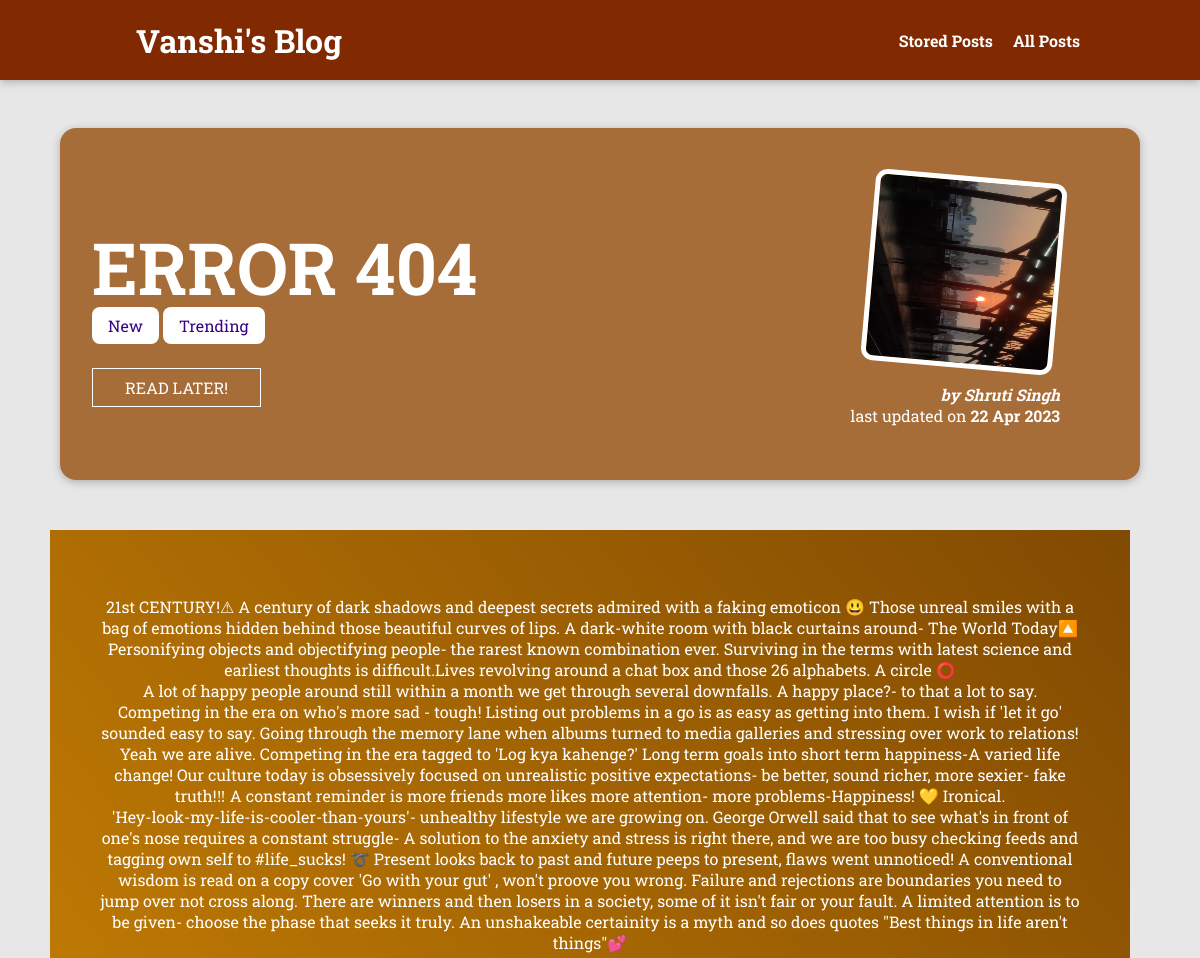
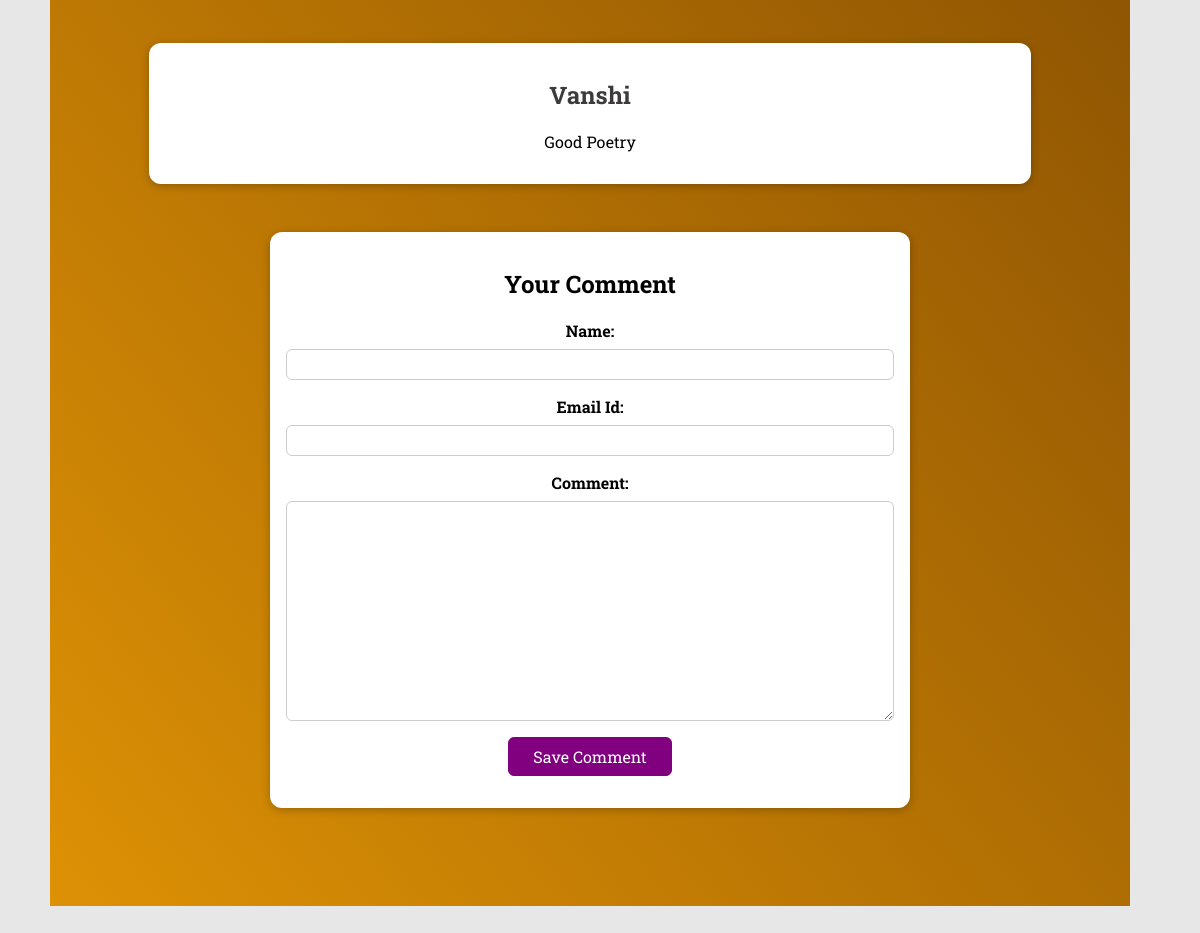
/posts/error_404, run on the app's committed database (2 pictures, top to bottom).
### appBlog/models.py (models this page shows, shortened)
class Post(models.Model):
    title = models.CharField(max_length=150)
    excerpt = models.CharField(max_length=250)
    image = models.ImageField(upload_to="posts", null=True)
    date = models.DateField(auto_now=True)
    slug = models.SlugField(unique=True,db_index=True)
    content = models.TextField(validators=[MinLengthValidator(10)])
    author = models.ForeignKey(Author, on_delete=models.SET_NULL, null=True, related_name="posts")
    tags = models.ManyToManyField(Tag)

class Tag(models.Model):
    caption = models.CharField(max_length=50)

class Author(models.Model):
    first_name = models.CharField(max_length=100)
    last_name = models.CharField(max_length=100)
    email_address = models.EmailField()
    def __str__(self):
        return f"{self.first_name} {self.last_name}"

class Comment(models.Model):
    user_name = models.CharField(max_length=100)
    user_email = models.EmailField()
    text = models.TextField(max_length=500)
    post = models.ForeignKey(Post, on_delete=models.CASCADE, related_name="comments" )

### appBlog/views.py (the view, shortened to what this page needs)
# urls.py: path("posts/<slug>", views.SinglePostView.as_view(), name="post-detail-page"), #posts/my-first-post
class SinglePostView(View):
    def is_stored_post(self,request, post_id):
        stored_posts = request.session.get("stored_posts")
        if stored_posts is not None:
            is_saved_for_later = post_id in stored_posts
        else:
            is_saved_for_later = False
        return is_saved_for_later
    def get(self,request, slug):
        post = Post.objects.get(slug=slug)
        context = {
            "post": post,
            "all_tags":post.tags.all(),
            "comment_form":CommentForm(),
            "comments": post.comments.all().order_by("-id"),
            "saved_for_later": self.is_stored_post(request,post.id)
        }
        return render(request, "appBlog/post-detail.html", context)

### appBlog/forms.py
class CommentForm(forms.ModelForm):
    class Meta:
        model = Comment
        exclude = ["post"]
        labels = {
            "user_name": "Name",
            "user_email": "Email Id",
            "text" : "Comment"
        }

### appBlog/templates/appBlog/post-detail.html (shortened to what this page needs)
{% extends "base.html" %}
{% load static %}
{% block stylecss %}
<link rel="stylesheet" href="{% static "appBlog/post-detail.css" %}">
{% endblock  %}
{% block content %}
    <section id="summary">
        <h2>{{post.title}}</h2>
        <div>
            {% for tag in all_tags%}
            <span class="tag">{{tag.caption}}</span>
            {% endfor %}
        </div>
        <div id="read-later">
            <form action="{% url "read-later" %}" method="POST">
          <button>
            {% if saved_for_later %}
                removed from read later!!
            {% else %}
                READ LATER!
            {% endif %}
          </button>
            </form>
        </div>
        <article>
        <div><img src={{ post.image.url }} , alt="{{post.title}}">
        <address>by <a href="mailto:{{ post.author.email_address }}">{{post.author}}</a></address>
        <div >
            last updated on <time>{{post.date|date:"d M Y"}}</time>
        </div></div>
        </article>
    </section>
    <main class="content">
       {{post.content|linebreaks}}
       <section id="comments">
            <ul>
                {% for comment in comments  %}
                <li>
                    <h2>{{comment.user_name}}</h2>
                    <p>{{comment.text}}</p>
                </li>
                {% endfor %}
            </ul>
       </section>
       <section id="comment-form">
       <div>
        <h2>Your Comment</h2>
        <form action="{% url "post-detail-page" post.slug %}" method="POST">
            {% for form_field in comment_form %}
            <div class= "form-control" {% if form_field.errors %}invalid{% endif %}>
                {{ form_field.label_tag }}
                {{ form_field }}
            </div>
            {% endfor %}
            <button>Save Comment</button>
        </form>
       </div>
    </section>
    </main>
{% endblock %}

### templates/base.html (shortened to what this page needs)
{% load static %}
    <head>
        {% block stylecss %}{% endblock  %}
        <link rel="stylesheet" href="{% static "app.css" %}">
    </head>
    <body>
        <header id="main-navigation">
            <h1><a href="{% url "starting page" %}">Vanshi's Blog<a></h1>
            <nav>
                <a href="{% url "read-later" %}">Stored Posts</a>
                <a href="{% url "posts-page" %}">All Posts</a>
            </nav>
        </header>
        {% block content %}{% endblock  %}
    </body>
</html>

### appBlog/static/appBlog/post-detail.css (style rules this page uses)
body { background-color: #e7e7e7; }
#main-navigation { background-color: #812a02; box-shadow: 0 2px 8px rgba(0, 0, 0, 0.25); }
#summary { margin: 8rem auto 3rem auto; padding: 2rem; width: 90%; max-width: 90rem; border-radius: 16px; background-color: rgba(152, 83, 19, 0.817); position: relative; box-shadow: 0 2px 8px rgba(0, 0, 0, 0.25); height: 22rem; }
#summary h2 { color: white; font-size: 4.5rem; margin-bottom: 0.25; }
#summary article { position: absolute; top: 2rem; right: 3rem; padding: 1rem 2rem; border-radius: 12px; text-align: right; color: white; }
#summary article img { width: 12rem; height: 12rem; border-radius: 12px; transform: rotateZ(5deg); border: 5px solid white; margin-bottom: 1rem; }
#summary address { font-weight: bold; }
#summary a { text-decoration: none; color: white; }
#summary time { font-weight: bold; }
.tag { background-color: white; color: #390281; padding: 0.5rem 1rem; border-radius: 8px; }
.content { text-align: center; background: linear-gradient(to right top, #dd9105, #814a02); width: 90%; padding: 50px; margin: 50px; color: white; }
#comment-form { margin: 3rem auto; width: 90%; max-width: 40rem; border-radius: 12px; background-color: white; box-shadow: 0 2px 8px rgba(0, 0, 0, 0.25); padding: 1rem; color: black; }
#comment-form button { font: inherit; background-color: purple; color: white; border: 1px solid purple; padding: 0.5rem 1.5rem; border-radius: 6px; }
.form-control { margin-bottom: 1rem; }
.form-control label { font-weight: bold; margin-bottom: 0.5rem; display: block; }
.form-control input, .form-control textarea { display: block; width: 100%; font: inherit; padding: 0.25rem; border-radius: 6px; border: 1px solid #ccc; }
#comments { margin: 3rem auto; width: 90%; max-width: 60rem; border-radius: 12px; background-color: white; box-shadow: 0 2px 8px rgba(0, 0, 0, 0.25); padding: 1rem 2rem; color: black; }
#comments ul { list-style: none; margin: 0; padding: 0; }
#comments li { margin-bottom: 1rem; border-bottom: 2px solid #ccc; }
#comments li:last-of-type { border-bottom: none; }
#comments h2 { color: #3d3a3a; }
#read-later { margin: 2rem 0; }
#read-later button { background-color: transparent; border: 1px solid white; padding: 0.5rem 2rem; font: inherit; color: white; cursor: pointer; }

### static/app.css (style rules this page uses)
* { box-sizing: border-box; }
body { margin: 0; }
h1, h2, h3 { font-family: 'Roboto Slab', serif; font-weight: bold; }
#main-navigation { width: 100%; height: 5rem; display: flex; justify-content: space-between; align-items: center; padding: 0 10%; position: absolute; top: 0; left: 0; }
#main-navigation a { text-decoration: none; color: white; font-weight: bold; margin-left: 1rem; }
#main-navigation h1, h2 a:hover, #main-navigation h1, h2 a:active { color: white; }

### data on the page
Post: title "ERROR 404", image (picture), author "Shruti Singh", date "22 Apr 2023", content "21st CENTURY!⚠ A century of dark shadows and deepest secrets admired with a faking emoticon 😃 Those unreal smiles with a bag of emotions hidden behind those beautiful curves of lips. A dark-white room with black curtains around- The World Today🔼 Personifying objects and objectifying people- the rarest known combination ever. Surviving in the terms with latest science and earliest thoughts is difficult.Lives revolving around a chat box and those 26 alphabets. A circle ⭕ A lot of happy people around still within a month we get through several downfalls. A happy place?- to that a lot to say. Competing in the era on who's more sad - tough! Listing out problems in a go is as easy as getting into…"
Tag: caption "New"
Tag: caption "Trending"
Comment: user_name "Vanshi", text "Good Poetry"
